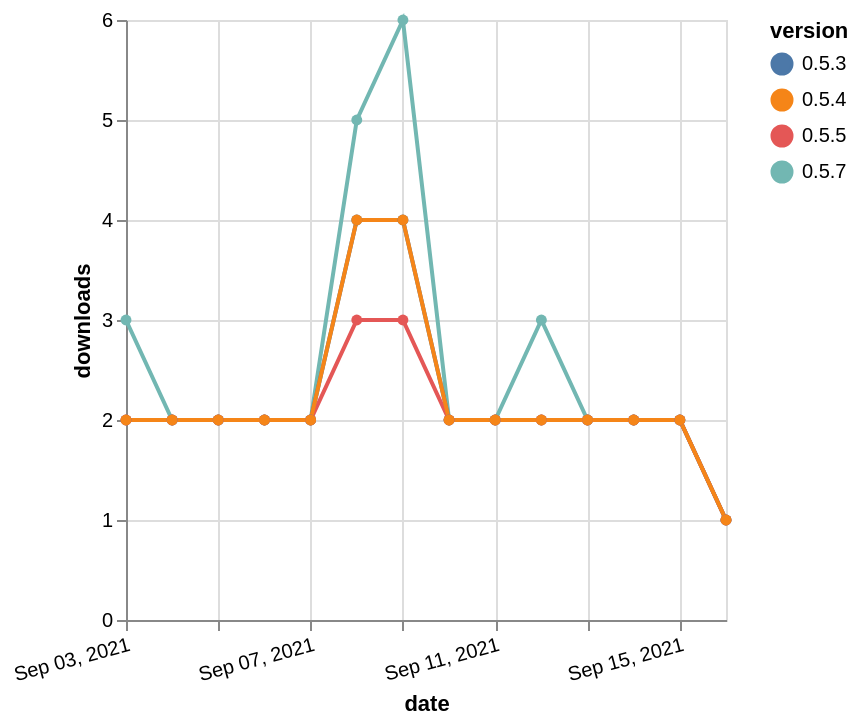

Describe this chart as a Vega-Lite specification.
### Vega-Lite specification from a JSON file in a GitHub repository (floating-point values rounded to 4 significant figures)
{"$schema": "https://vega.github.io/schema/vega-lite/v5.json", "description": "A simple bar chart with embedded data.", "data": {"values": [{"date": "2021-09-03", "total": 3048, "delta": 3, "version": "0.5.7"}, {"date": "2021-09-04", "total": 3050, "delta": 2, "version": "0.5.7"}, {"date": "2021-09-05", "total": 3052, "delta": 2, "version": "0.5.7"}, {"date": "2021-09-06", "total": 3054, "delta": 2, "version": "0.5.7"}, {"date": "2021-09-07", "total": 3056, "delta": 2, "version": "0.5.7"}, {"date": "2021-09-08", "total": 3061, "delta": 5, "version": "0.5.7"}, {"date": "2021-09-09", "total": 3067, "delta": 6, "version": "0.5.7"}, {"date": "2021-09-10", "total": 3069, "delta": 2, "version": "0.5.7"}, {"date": "2021-09-11", "total": 3071, "delta": 2, "version": "0.5.7"}, {"date": "2021-09-12", "total": 3074, "delta": 3, "version": "0.5.7"}, {"date": "2021-09-13", "total": 3076, "delta": 2, "version": "0.5.7"}, {"date": "2021-09-14", "total": 3078, "delta": 2, "version": "0.5.7"}, {"date": "2021-09-15", "total": 3080, "delta": 2, "version": "0.5.7"}, {"date": "2021-09-16", "total": 3081, "delta": 1, "version": "0.5.7"}, {"date": "2021-09-03", "total": 2922, "delta": 2, "version": "0.5.3"}, {"date": "2021-09-04", "total": 2924, "delta": 2, "version": "0.5.3"}, {"date": "2021-09-05", "total": 2926, "delta": 2, "version": "0.5.3"}, {"date": "2021-09-06", "total": 2928, "delta": 2, "version": "0.5.3"}, {"date": "2021-09-07", "total": 2930, "delta": 2, "version": "0.5.3"}, {"date": "2021-09-08", "total": 2934, "delta": 4, "version": "0.5.3"}, {"date": "2021-09-09", "total": 2938, "delta": 4, "version": "0.5.3"}, {"date": "2021-09-10", "total": 2940, "delta": 2, "version": "0.5.3"}, {"date": "2021-09-11", "total": 2942, "delta": 2, "version": "0.5.3"}, {"date": "2021-09-12", "total": 2944, "delta": 2, "version": "0.5.3"}, {"date": "2021-09-13", "total": 2946, "delta": 2, "version": "0.5.3"}, {"date": "2021-09-14", "total": 2948, "delta": 2, "version": "0.5.3"}, {"date": "2021-09-15", "total": 2950, "delta": 2, "version": "0.5.3"}, {"date": "2021-09-16", "total": 2951, "delta": 1, "version": "0.5.3"}, {"date": "2021-09-03", "total": 2706, "delta": 2, "version": "0.5.5"}, {"date": "2021-09-04", "total": 2708, "delta": 2, "version": "0.5.5"}, {"date": "2021-09-05", "total": 2710, "delta": 2, "version": "0.5.5"}, {"date": "2021-09-06", "total": 2712, "delta": 2, "version": "0.5.5"}, {"date": "2021-09-07", "total": 2714, "delta": 2, "version": "0.5.5"}, {"date": "2021-09-08", "total": 2717, "delta": 3, "version": "0.5.5"}, {"date": "2021-09-09", "total": 2720, "delta": 3, "version": "0.5.5"}, {"date": "2021-09-10", "total": 2722, "delta": 2, "version": "0.5.5"}, {"date": "2021-09-11", "total": 2724, "delta": 2, "version": "0.5.5"}, {"date": "2021-09-12", "total": 2726, "delta": 2, "version": "0.5.5"}, {"date": "2021-09-13", "total": 2728, "delta": 2, "version": "0.5.5"}, {"date": "2021-09-14", "total": 2730, "delta": 2, "version": "0.5.5"}, {"date": "2021-09-15", "total": 2732, "delta": 2, "version": "0.5.5"}, {"date": "2021-09-16", "total": 2733, "delta": 1, "version": "0.5.5"}, {"date": "2021-09-03", "total": 3136, "delta": 2, "version": "0.5.4"}, {"date": "2021-09-04", "total": 3138, "delta": 2, "version": "0.5.4"}, {"date": "2021-09-05", "total": 3140, "delta": 2, "version": "0.5.4"}, {"date": "2021-09-06", "total": 3142, "delta": 2, "version": "0.5.4"}, {"date": "2021-09-07", "total": 3144, "delta": 2, "version": "0.5.4"}, {"date": "2021-09-08", "total": 3148, "delta": 4, "version": "0.5.4"}, {"date": "2021-09-09", "total": 3152, "delta": 4, "version": "0.5.4"}, {"date": "2021-09-10", "total": 3154, "delta": 2, "version": "0.5.4"}, {"date": "2021-09-11", "total": 3156, "delta": 2, "version": "0.5.4"}, {"date": "2021-09-12", "total": 3158, "delta": 2, "version": "0.5.4"}, {"date": "2021-09-13", "total": 3160, "delta": 2, "version": "0.5.4"}, {"date": "2021-09-14", "total": 3162, "delta": 2, "version": "0.5.4"}, {"date": "2021-09-15", "total": 3164, "delta": 2, "version": "0.5.4"}, {"date": "2021-09-16", "total": 3165, "delta": 1, "version": "0.5.4"}]}, "width": "container", "mark": {"type": "line", "point": {"filled": true}}, "encoding": {"x": {"field": "date", "type": "temporal", "timeUnit": "yearmonthdate", "title": "date", "axis": {"labelAngle": -15}}, "y": {"field": "delta", "type": "quantitative", "title": "downloads"}, "color": {"field": "version", "type": "nominal"}, "tooltip": {"field": "delta"}}}
